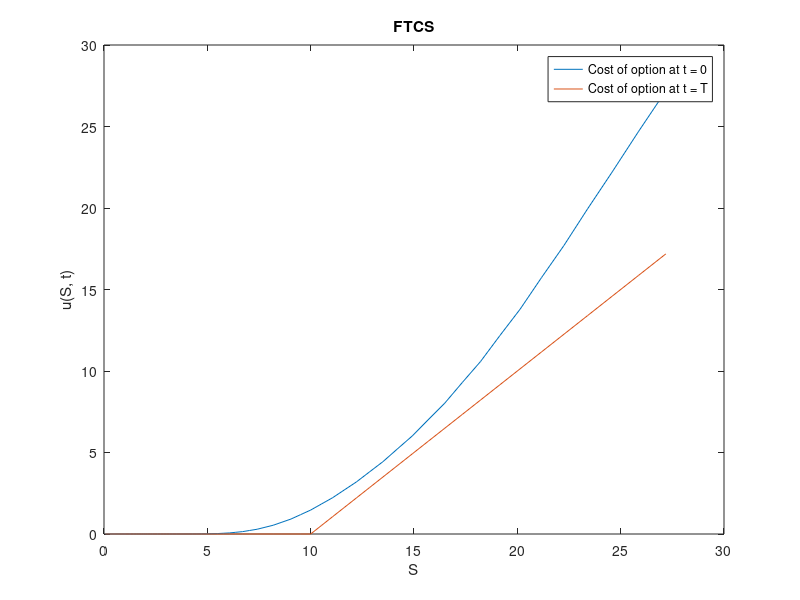
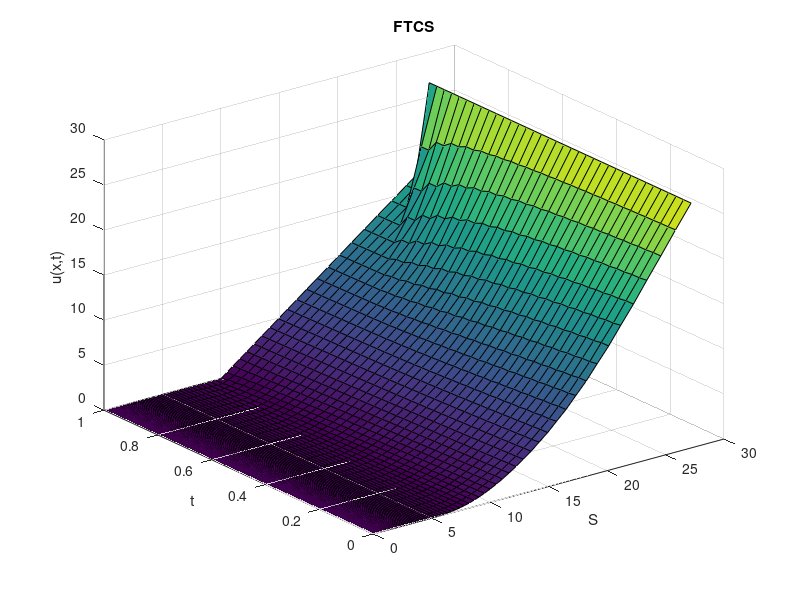
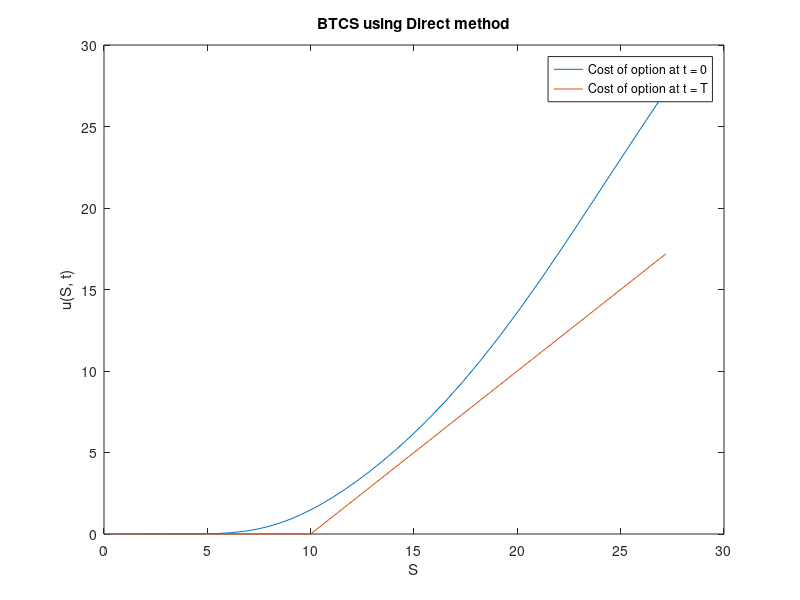
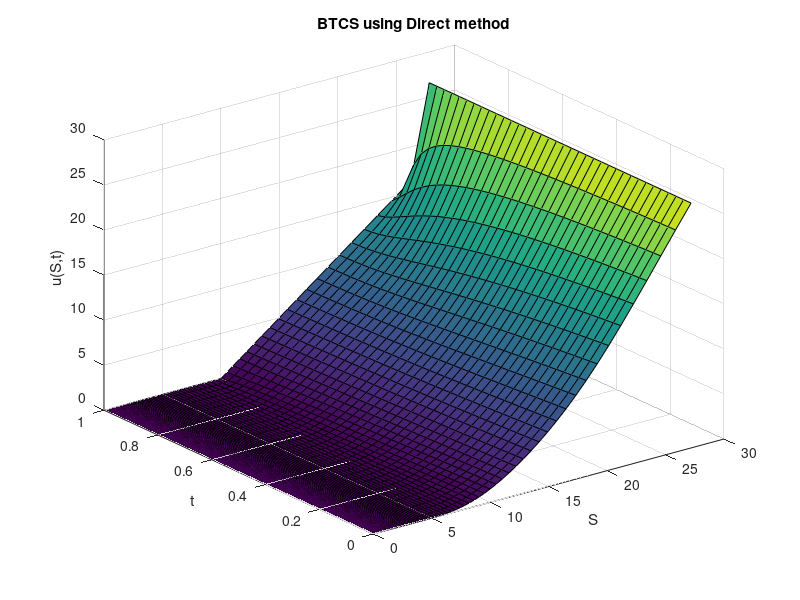

These charts were generated, in order, by the following MATLAB code: (Note: this script raises an error after producing the figures.)
function q1
	close all; clear; im_num = 1;
	% Option Parameters
	T = 1;
	K = 10;
	r = 0.06;
	sig = 0.3;
	delta = 0;

	q = 2*r/sig^2;
	qd = 2*(r-delta)/sig^2;

	% Computational Parameters
	x_max = 1;
	x_min = -5;

	h = 0.05;
	k = h^2/2;
	m = (x_max - x_min)/h;
	n = ceil((T*sig^2/2)/k);

	X = x_min:h:x_max;
	Tau = 0:k:T*sig^2/2;

	S = K*exp(X);
	Time = T - 2*Tau/sig^2;

	
	U = FTCS(@fun, @f, @g1, @g2, T*sig^2/2, K, r, sig, delta, q, qd, x_min, x_max, h, k, m, n, X, Tau);
	% length(X), length(U(end, :))
	figure; plot(S, U(end, :)); hold on; plot(S, U(1, :)); hold off;
	legend('Cost of option at t = 0', 'Cost of option at t = T'); xlabel('S'); ylabel('u(S, t)'); title('FTCS');
	saveas(gcf, sprintf('plots/q1_%d.png', im_num)); im_num = im_num + 1;
	figure; surf(S, Time, U); xlabel('S'); ylabel('t'); zlabel('u(x,t)'); title('FTCS');
	saveas(gcf, sprintf('plots/q1_%d.png', im_num)); im_num = im_num + 1;
	
	Methods = ['Direct'; 'GaussS'; 'Jacobi'; 'SOR   '];
	for meth = 1:4
		U = BTCS(@fun, @f, @g1, @g2, T, K, r, sig, delta, q, qd, x_min, x_max, h, k, m, n, X, Tau, Methods(meth, :));
		figure; plot(S, U(end, :)); hold on; plot(S, U(1, :)); hold off;
		legend('Cost of option at t = 0', 'Cost of option at t = T'); xlabel('S'); ylabel('u(S, t)'); title(sprintf('BTCS using %s method', Methods(meth, :)));
		saveas(gcf, sprintf('plots/q1_%d.png', im_num)); im_num = im_num + 1;
		figure; surf(S, Time, U); xlabel('S'); ylabel('t'); zlabel('u(S,t)'); title(sprintf('BTCS using %s method', Methods(meth, :)));
		saveas(gcf, sprintf('plots/q1_%d.png', im_num)); im_num = im_num + 1;
	end

	for meth = 1:4
		U = Crank(@fun, @f, @g1, @g2, T, K, r, sig, delta, q, qd, x_min, x_max, h, k, m, n, X, Tau, Methods(meth, :));
		figure; plot(S, U(end, :)); hold on; plot(S, U(1, :)); hold off;
		legend('Cost of option at t = 0', 'Cost of option at t = T'); xlabel('S'); ylabel('u(S, t)'); title(sprintf('Crank-Nicolson using %s method', Methods(meth, :)));
		saveas(gcf, sprintf('plots/q1_%d.png', im_num)); im_num = im_num + 1;
		figure; surf(S, Time, U); xlabel('S'); ylabel('t'); zlabel('u(S,t)'); title(sprintf('Crank-Nicolson using %s method', Methods(meth, :)));
		saveas(gcf, sprintf('plots/q1_%d.png', im_num)); im_num = im_num + 1;
	end
end

function [y] = fun(x, t)
	y = 0;
end

function [y] = f(x, qd)
	temp1 = zeros(size(x));
	temp2 = exp(x*(qd + 1)/2 ) - exp(x*(qd - 1)/2);
	y = max([temp1; temp2]);
end

function [y] = g1(x, t, qd)
	y = 0;
end

function [y] = g2(x, t, qd)
	y = exp(x.*(qd + 1)/2 + t.*(qd + 1)^2/4);
end

function [y] = transform(U, X, Tau, q, qd, K)
	y = zeros(size(U));
	if length(Tau) == 1
		for j = 1:length(X)
			y(j) = U(j) * K * exp(-0.5* (qd-1)*X(j) - (0.25*(qd-1)^2 + q)*Tau);
		end
	else
		for i = 1:length(Tau)
			for j = 1:length(X)
				y(i, j) = U(i, j) * K * exp(-0.5* (qd-1)*X(j) - (0.25*(qd-1)^2 + q)*Tau(i));
			end
		end
	end
end

function [U] = FTCS(fun, f, g1, g2, T, K, r, sig, delta, q, qd, x_min, x_max, h, k, m, n, X, Tau)
	fprintf('\nRunning FTCS\n');
	lamda = k / h^2;
	U = zeros(n+1, m+1);

	U(1:end, 1) = g1(x_min, Tau, qd);
	U(1:end, end) = g2(x_max, Tau, qd);
	U(1, 1:end) = f(X, qd);

	for i = 2:n+1
		for j = 2:m
			U(i, j) = lamda*U(i-1,j-1) + (1-2*lamda)*U(i-1,j) + lamda*U(i-1,j+1);
		end
	end

	U = transform(U, X, Tau, q, qd, K);
end

function [U] = BTCS(fun, f, g1, g2, T, K, r, sig, delta, q, qd, x_min, x_max, h, k, m, n, X, Tau, method)
	fprintf('\nRunning BTCS\n');
	fprintf('Using %s method\n', method);
	lamda = k / h^2;
	U = zeros(n+1, m+1);

	U(1:end, 1) = g1(x_min, Tau, qd);
	U(1:end, end) = g2(x_max, Tau, qd);
	U(1, 1:end) = f(X, qd);

	for i = 2:n+1
		A = zeros(m+1, m+1);
		b = zeros(m+1, 1);

		A(1:m+2:end) = 1 + 2*lamda;
		A(2:m+2:end) = -lamda;
		A(m+2:m+2:end) = -lamda;

		A(1,1) = 1;
		A(1,2) = 0;
		A(m+1,m+1) = 1;
		A(m+1,m) = 0;

		b(2:m) = U(i-1,2:m);
		b(1) = U(i,1);
		b(end) = U(i,end);

		if method == 'Direct'
			U(i,:) = (A\b)';
		elseif method == 'GaussS'
			U(i,:) = gauss_seidel(A,b,1000,1e-5);
		elseif method == 'Jacobi'
			U(i,:) = jacobi(A,b,1000,1e-5);
		else
			U(i,:) = sor(A,b,1000,1e-5);
		end			
			
	end

	U = transform(U, X, Tau, q, qd, K);
end

function [U] = Crank(fun, f, g1, g2, T, K, r, sig, delta, q, qd, x_min, x_max, h, k, m, n, X, Tau, method)
	fprintf('\nRunning Crank Nicolson\n');
	fprintf('Using %s method\n', method);
	lamda = k / h^2;
	U = zeros(n+1, m+1);

	U(1:end, 1) = g1(x_min, Tau, qd);
	U(1:end, end) = g2(x_max, Tau, qd);
	U(1, 1:end) = f(X, qd);

	for i = 2:n+1
		A = zeros(m+1, m+1);
		b = zeros(m+1, 1);

		A(1:m+2:end) = 1 + lamda;
		A(2:m+2:end) = -lamda/2;
		A(m+2:m+2:end) = -lamda/2;

		A(1,1) = 1;
		A(1,2) = 0;
		A(m+1,m+1) = 1;
		A(m+1,m) = 0;

		b(2:m) = U(i-1,1:m-1)*lamda/2 + (1-lamda)*U(i-1,2:m) + U(i-1,3:m+1)*lamda/2;
		b(1) = U(i,1);
		b(end) = U(i,end);

		if method == 'Direct'
			U(i,:) = (A\b)';
		elseif method == 'GaussS'
			U(i,:) = gauss_seidel(A,b,1000,1e-5);
		elseif method == 'Jacobi'
			U(i,:) = jacobi(A,b,1000,1e-5);
		else
			U(i,:) = sor(A,b,1000,1e-5);
		end	
	end

	U = transform(U, X, Tau, q, qd, K);
end